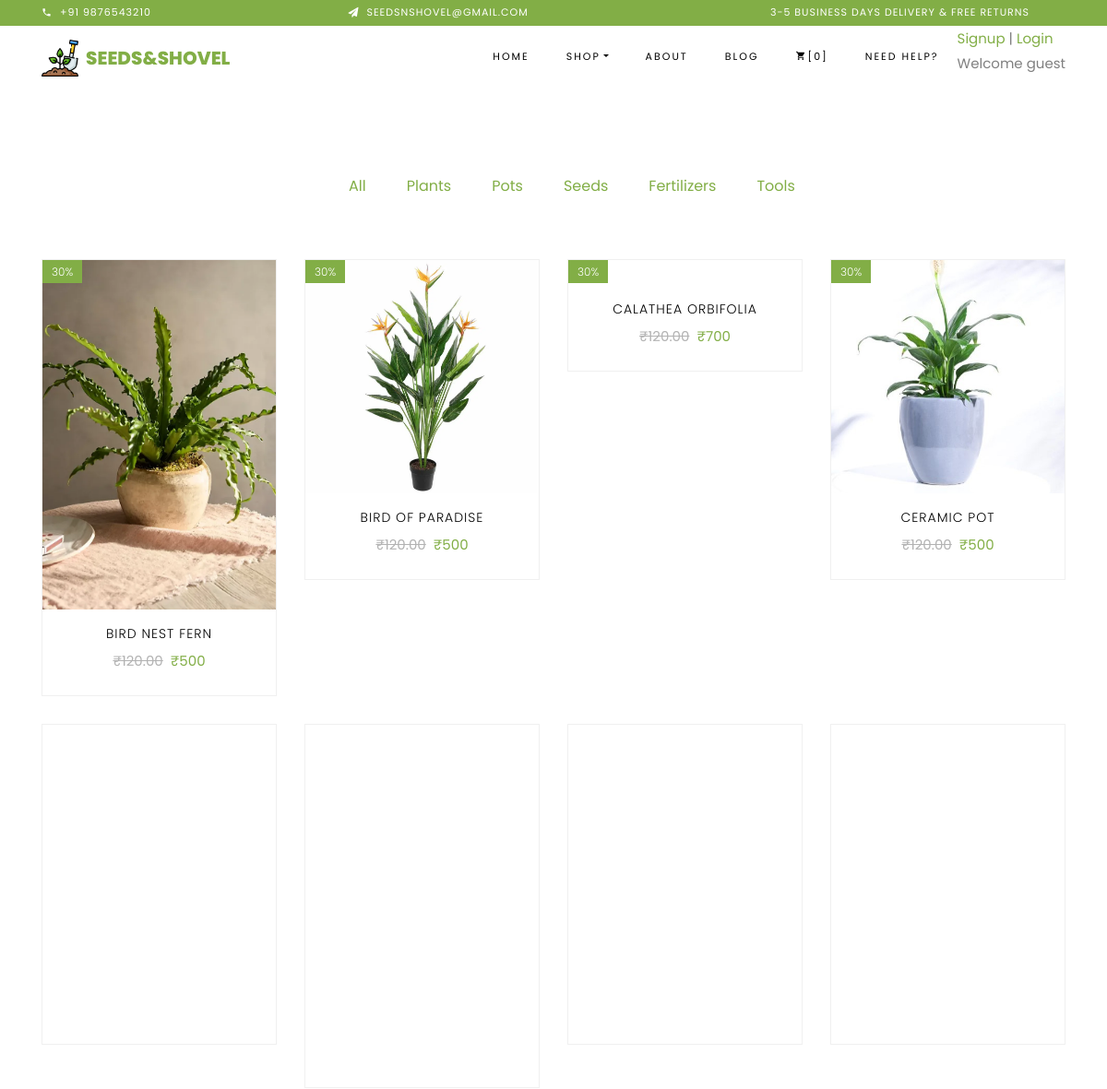
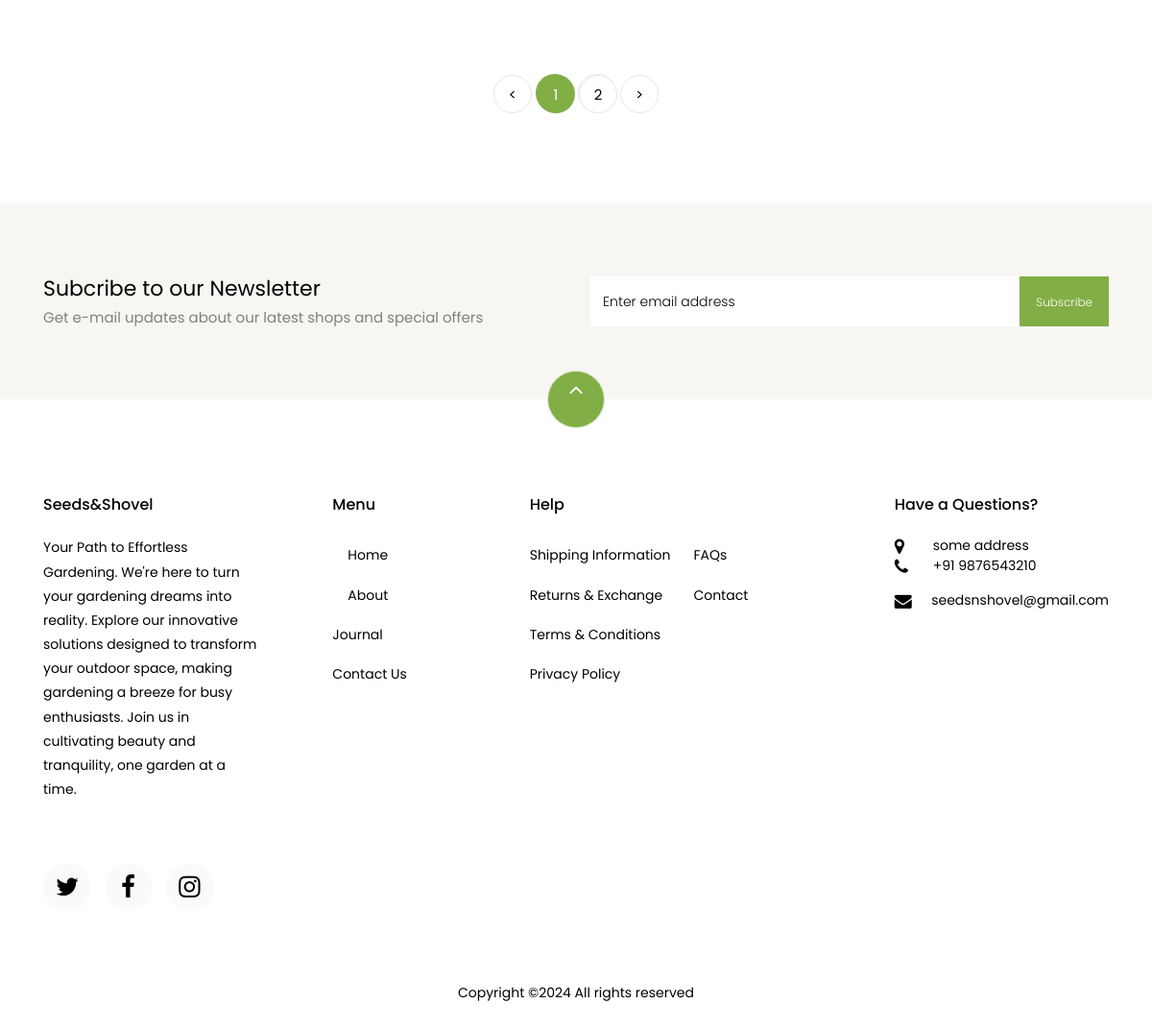
/store/, run on the app's committed database (2 pictures, top to bottom).
### category/models.py (models this page shows, shortened)
class Category(models.Model):
    category_name = models.CharField(max_length=50, unique=True)
    slug = models.SlugField(max_length=100, unique=True)
    description = models.CharField(max_length=255, blank=True)
    cat_image = models.ImageField(upload_to='photos/categories', blank=True)
    class Meta:
        verbose_name='category'
        verbose_name_plural='categories'
    def get_url(self):
        return reverse('products_by_category', args=[self.slug])

### store/models.py (models this page shows, shortened)
class Product(models.Model):
    product_name = models.CharField(max_length=200, unique=True)
    slug = models.SlugField(max_length=200, unique=True)
    description = models.TextField(max_length=500, blank=True)
    price = models.IntegerField()
    images = models.ImageField(upload_to='photos/products')
    stock = models.IntegerField()
    is_available = models.BooleanField(default=True)
    category = models.ForeignKey(Category, on_delete=models.CASCADE)
    created_date = models.DateTimeField(auto_now_add=True)
    modified_date = models.DateTimeField(auto_now=True)
    def get_url(self):
        return reverse('product_detail', args=[self.category.slug, self.slug])

### store/views.py (the view)
# urls.py: path('store/', include('store.urls')),
def store(request,category_slug=None):
    categories=None
    products=None
    if category_slug != None:
        categories=get_object_or_404(Category, slug=category_slug)
        products=Product.objects.filter(category=categories, is_available=True)
        paginator = Paginator(products, 4)
        page = request.GET.get('page')
        paged_products = paginator.get_page(page)
    else:
        products=Product.objects.all().filter(is_available=True).order_by('id')
        paginator = Paginator(products, 8)
        page = request.GET.get('page')
        paged_products = paginator.get_page(page)
    context = {
        'products': paged_products,
    }
    return render(request, 'store/store.html',context)

### carts/context_processors.py (called while the page is built)
def counter(request):
    cart_count = 0
    if 'admin' in request.path:
        return {}
    else:
        try:
            cart = Cart.objects.filter(cart_id=_cart_id(request))
            if request.user.is_authenticated:
                cart_items = CartItem.objects.all().filter(user=request.user)
            else:
                cart_items = CartItem.objects.all().filter(cart=cart[:1])
            for cart_item in cart_items:
                cart_count += cart_item.quantity
        except Cart.DoesNotExist:
            cart_count = 0
    return dict(cart_count = cart_count)

### carts/views.py (called while the page is built)
def _cart_id(request):
    cart = request.session.session_key
    if not cart:
        cart = request.session.create()
    return cart

### category/context_processors.py (called while the page is built)
def menu_links(request):
    links = Category.objects.all()
    return dict(links=links)

### templates/store/store.html (shortened to what this page needs)
{% extends 'base.html' %}
{% load static %}
{% block content %}
  <section class="ftco-section">
      <div class="container">
          <div class="row justify-content-center">
              <div class="col-md-10 mb-5 text-center">
                  <ul class="product-category">
                      <li><a href="{% url 'store' %}">All</a></li>
                      {% for category in links %}
                      <li><a href="{{ category.get_url }}">{{ category.category_name }}</a></li>
                      {% endfor %}
                  </ul>
              </div>
          </div>
          <div class="row">
            {% for product in products %}
              <div class="col-md-6 col-lg-3 ftco-animate">
                  <div class="product">
                      <a href="{{ product.get_url }}" class="img-prod"><img class="img-fluid" src="{{ product.images.url }}">
                          <span class="status">30%</span>
                      </a>
                      <div class="text py-3 pb-4 px-3 text-center">
                          <h3><a href="{{ product.get_url }}">{{ product.product_name }}</a></h3>
                          <div class="d-flex">
                              <div class="pricing">
                                  <p class="price"><span class="mr-2 price-dc">&#8377;120.00</span><span class="price-sale">&#8377;{{ product.price }}</span></p>
                              </div>
                          </div>
                      </div>
                  </div>
              </div>
              {% endfor %}
          </div>
          <div class="row mt-5">
        <div class="col text-center">
          <div class="block-27">
            {% if products.has_other_pages %}
            <ul>
              {% if products.has_previous %}
              <li><a href="?page={{ products.previous_page_number }}">&lt;</a></li>
              {% else %}
              <li><a href="#">&lt;</a></li>
              {% endif %}
              {% for i in products.paginator.page_range %}
                {% if products.number == i %}
                <li class="active"><a href="#"><span>{{i}}</span></a></li>
              {% else %}
              <li><a href="?page={{i}}"><span>{{i}}</span></a></li>
              {% endif %}
                {% endfor %}
                {% if products.has_next %}
                <li><a href="?page={{ products.next_page_number }}">&gt;</a></li>
                {% else %}
                <li><a href="#">&gt;</a></li>
                {% endif %}
            </ul>
            {% endif %}
          </div>
        </div>
      </div>
      </div>
  </section>
      <section class="ftco-section ftco-no-pt ftco-no-pb py-5 bg-light">
    <div class="container py-4">
      <div class="row d-flex justify-content-center py-5">
        <div class="col-md-6">
            <h2 style="font-size: 22px;" class="mb-0">Subcribe to our Newsletter</h2>
            <span>Get e-mail updates about our latest shops and special offers</span>
        </div>
        <div class="col-md-6 d-flex align-items-center">
          <form action="#" class="subscribe-form">
            <div class="form-group d-flex">
              <input type="text" class="form-control" placeholder="Enter email address">
              <input type="submit" value="Subscribe" class="submit px-3">
            </div>
          </form>
        </div>
      </div>
    </div>
  </section>
{% endblock %}

### templates/base.html (shortened to what this page needs)
{% load static %}
<!DOCTYPE html>
<html lang="en">
  <head>
    <link rel="stylesheet" href="{% static 'css/open-iconic-bootstrap.min.css' %}">
    <link rel="stylesheet" href="{% static 'css/animate.css' %}">
    <link rel="stylesheet" href="{% static 'css/owl.carousel.min.css' %}">
    <link rel="stylesheet" href="{% static 'css/owl.theme.default.min.css' %}">
    <link rel="stylesheet" href="{% static 'css/magnific-popup.css' %}">
    <link rel="stylesheet" href="{% static 'css/aos.css' %}">
    <link rel="stylesheet" href="{% static 'css/ionicons.min.css' %}">
    <link rel="stylesheet" href="{% static 'css/bootstrap-datepicker.css' %}">
    <link rel="stylesheet" href="{% static 'css/jquery.timepicker.css' %}">
    <link rel="stylesheet" href="{% static 'css/flaticon.css' %}">
    <link rel="stylesheet" href="{% static 'css/icomoon.css' %}">
    <link rel="stylesheet" href="{% static 'css/style.css' %}">
    <link rel="stylesheet" href="{% static 'css/custom.css' %}" type="text/css">
    <link rel="stylesheet" href="https://cdnjs.cloudflare.com/ajax/libs/font-awesome/4.7.0/css/font-awesome.min.css">
  </head>
  <body class="goto-here">
	{% include 'includes/navbar.html' %}
    {% block content %}
    {% endblock %}
    {% include 'includes/footer.html' %}

### templates/includes/navbar.html (shortened to what this page needs)
{% load static %}
<div class="py-1 bg-primary">
    <div class="container">
        <div class="row no-gutters d-flex align-items-start align-items-center px-md-0">
            <div class="col-lg-12 d-block">
                <div class="row d-flex">
                    <div class="col-md pr-4 d-flex topper align-items-center">
                        <div class="icon mr-2 d-flex justify-content-center align-items-center"><span class="icon-phone2"></span></div>
                        <span class="text">+91 9876543210</span>
                    </div>
                    <div class="col-md pr-4 d-flex topper align-items-center">
                        <div class="icon mr-2 d-flex justify-content-center align-items-center"><span class="icon-paper-plane"></span></div>
                        <span class="text">seedsnshovel@gmail.com</span>
                    </div>
                    <div class="col-md-5 pr-4 d-flex topper align-items-center text-lg-right">
                        <span class="text">3-5 Business days delivery &amp; Free Returns</span>
                    </div>
                </div>
            </div>
        </div>
      </div>
</div>
<nav class="navbar navbar-expand-lg navbar-dark ftco_navbar bg-dark ftco-navbar-light" id="ftco-navbar">
  <div class="container">
    <img src="{% static 'images/s&s.png' %}" height="40" width="40">&nbsp;&nbsp;
    <a class="navbar-brand" href="{% url 'home' %}">Seeds&Shovel</a>
      <div class="collapse navbar-collapse" id="ftco-nav">
        <ul class="navbar-nav ml-auto">
          <li class="nav-item active"><a href="{% url 'home' %}" class="nav-link">Home</a></li>
          <li class="nav-item dropdown">
          <a class="nav-link dropdown-toggle" href="#" id="dropdown04" data-toggle="dropdown" aria-haspopup="true" aria-expanded="false">Shop</a>
        </li>
          <li class="nav-item"><a href="{% url 'about' %}" class="nav-link">About</a></li>
          <li class="nav-item"><a href="{% url 'blog' %}" class="nav-link">Blog</a></li>
          <li class="nav-item cta cta-colored"><a href="{% url 'cart' %}" class="nav-link"><span class="icon-shopping_cart"></span>[{{cart_count}}]</a></li>
          <li class="nav-item"><a href="{% url 'needhelp' %}" class="nav-link">Need Help?</a></li>
          {% if user.id is None %}
          <div>
            <li class="nav-item">
              <a href="{% url 'register' %}">Signup</a> <span>|</span>
              <a href="{% url 'login' %}">Login</a>
            </li>
            <li class="nav-item text-center"><p>Welcome guest</p></li>
            </div>
          {% endif %}
        </ul>
      </div>
    </div>
  </nav>

### templates/includes/footer.html (shortened to what this page needs)
{% load static %}
<footer class="ftco-footer ftco-section">
    <div class="container">
        <div class="row">
            <div class="mouse">
                      <a href="#" class="mouse-icon">
                          <div class="mouse-wheel"><span class="ion-ios-arrow-up"></span></div>
                      </a>
                  </div>
        </div>
      <div class="row mb-5">
        <div class="col-md">
          <div class="ftco-footer-widget mb-4">
            <h2 class="ftco-heading-2">Seeds&Shovel</h2>
            <p> Your Path to Effortless Gardening. We're here to turn your gardening dreams into reality. Explore our innovative solutions designed to transform your outdoor space, making gardening a breeze for busy enthusiasts. Join us in cultivating beauty and tranquility, one garden at a time.</p>
            <ul class="ftco-footer-social list-unstyled float-md-left float-lft mt-5">
              <li class="ftco-animate"><a href="#"><span class="icon-twitter"></span></a></li>
              <li class="ftco-animate"><a href="#"><span class="icon-facebook"></span></a></li>
              <li class="ftco-animate"><a href="#"><span class="icon-instagram"></span></a></li>
            </ul>
          </div>
        </div>
        <div class="col-md">
          <div class="ftco-footer-widget mb-4 ml-md-5">
            <h2 class="ftco-heading-2">Menu</h2>
            <ul class="list-unstyled">
              <li class="nav-item"><a href="{% url 'home' %}" class="nav-link">Home</a></li>
              <li class="nav-item"><a href="{% url 'about' %}" class="nav-link">About</a></li>
              <li><a href="#" class="py-2 d-block">Journal</a></li>
              <li><a href="#" class="py-2 d-block">Contact Us</a></li>
            </ul>
          </div>
        </div>
        <div class="col-md-4">
           <div class="ftco-footer-widget mb-4">
            <h2 class="ftco-heading-2">Help</h2>
            <div class="d-flex">
                <ul class="list-unstyled mr-l-5 pr-l-3 mr-4">
                  <li><a href="#" class="py-2 d-block">Shipping Information</a></li>
                  <li><a href="#" class="py-2 d-block">Returns &amp; Exchange</a></li>
                  <li><a href="#" class="py-2 d-block">Terms &amp; Conditions</a></li>
                  <li><a href="#" class="py-2 d-block">Privacy Policy</a></li>
                </ul>
                <ul class="list-unstyled">
                  <li><a href="#" class="py-2 d-block">FAQs</a></li>
                  <li><a href="#" class="py-2 d-block">Contact</a></li>
                </ul>
              </div>
          </div>
        </div>
        <div class="col-md">
          <div class="ftco-footer-widget mb-4">
              <h2 class="ftco-heading-2">Have a Questions?</h2>
              <div class="block-23 mb-3">
                <ul>
                  <li><span class="icon icon-map-marker"></span><span class="text">some address</span></li>
                  <li><a href="#"><span class="icon icon-phone"></span><span class="text">+91 9876543210</span></a></li>
                  <li><a href="#"><span class="icon icon-envelope"></span><span class="text">seedsnshovel@gmail.com</span></a></li>
                </ul>
              </div>
          </div>
        </div>
      </div>
      <div class="row">
        <div class="col-md-12 text-center">
          <p>
                        Copyright &copy;<script>document.write(new Date().getFullYear());</script> All rights reserved
                      </p>
        </div>
      </div>
    </div>
  </footer>

### static/css/icomoon.css (style rules this page uses)
[class^="icon-"], [class*=" icon-"] { font-family: 'icomoon' !important; speak: none; font-style: normal; font-weight: normal; font-variant: normal; text-transform: none; line-height: 1; -webkit-font-smoothing: antialiased; -moz-osx-font-smoothing: grayscale; }
.icon-map-marker:before { content: "\f041"; }
.icon-phone:before { content: "\f095"; }
.icon-twitter:before { content: "\f099"; }
.icon-facebook:before { content: "\f09a"; }
.icon-envelope:before { content: "\f0e0"; }
.icon-instagram:before { content: "\f16d"; }
.icon-paper-plane:before { content: "\f1d8"; }
.icon-phone2:before { content: "\e0cd"; }
.icon-shopping_cart:before { content: "\e8cc"; }

### data on the page
Category: category_name "Plants"
Category: category_name "Pots"
Category: category_name "Seeds"
Category: category_name "Fertilizers"
Category: category_name "Tools"
Product: images (picture), product_name "BIRD NEST FERN", price "500"
Product: images (picture), product_name "BIRD OF PARADISE", price "500"
Product: product_name "CALATHEA ORBIFOLIA", price "700"
Product: images (picture), product_name "CERAMIC POT", price "500"

### other printed values
{{ cart_count }} "0"
{{ i }} "1"
{{ i }} "2"
